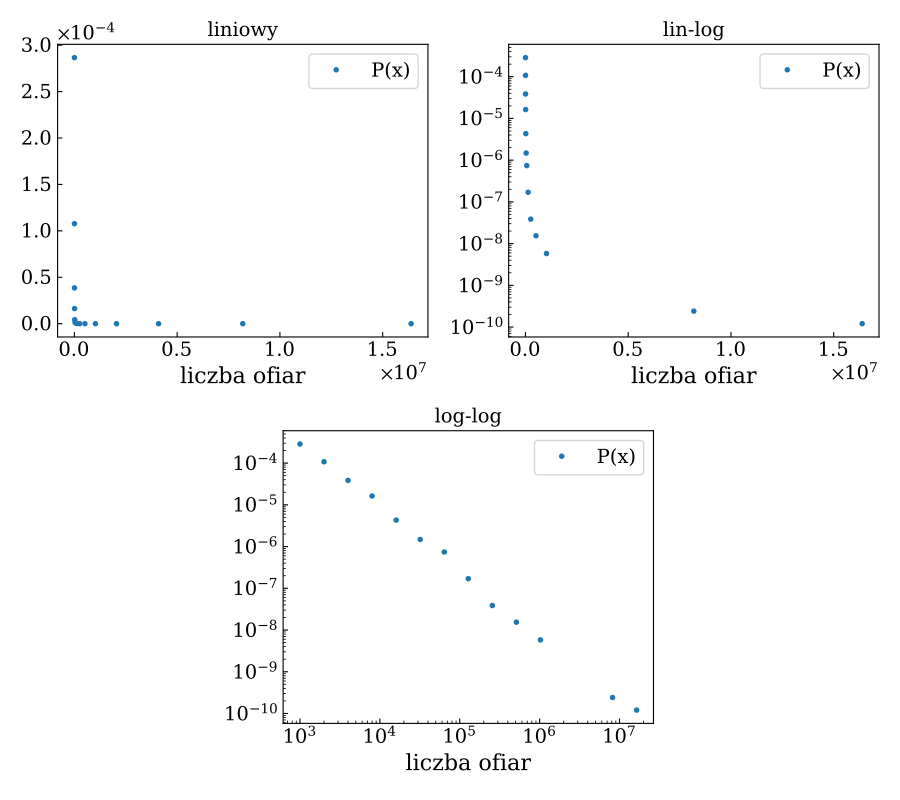

This chart was generated by the following Python code:
from pathlib import Path

import matplotlib.gridspec as gridspec
import matplotlib.pyplot as plt
import numpy as np
from common import bins_log, deaths, hist

from msz import set_plot_style

set_plot_style()

[counts, x] = np.histogram(deaths, bins=bins_log)
x = x[:-1]
diffs = np.diff(bins_log)

probability = counts / deaths.size / diffs

gs = gridspec.GridSpec(nrows=4, ncols=4)
fig = plt.figure()

ax1 = plt.subplot(gs[:2, :2])
hist(ax1, x, probability, label="P(x)")
ax1.set_title("liniowy")
ax1.set_xlabel("liczba ofiar")
ax1.legend()

ax2 = plt.subplot(gs[:2, 2:])
hist(ax2, x, probability, label="P(x)")
ax2.set_title("lin-log")
ax2.set_xlabel("liczba ofiar")
ax2.set_yscale("log")
ax2.legend()

ax3 = plt.subplot(gs[2:4, 1:3])
hist(ax3, x, probability, label="P(x)")
ax3.set_xscale("log")
ax3.set_yscale("log")
ax3.set_xlabel("liczba ofiar")
ax3.set_title("log-log")
ax3.legend()

fig.tight_layout()
plt.savefig(Path(__file__).with_suffix(".pdf"))
np.savetxt(
    Path(__file__).parent / "DK3.txt",
    np.column_stack((x, counts)),
)
# plt.show()
